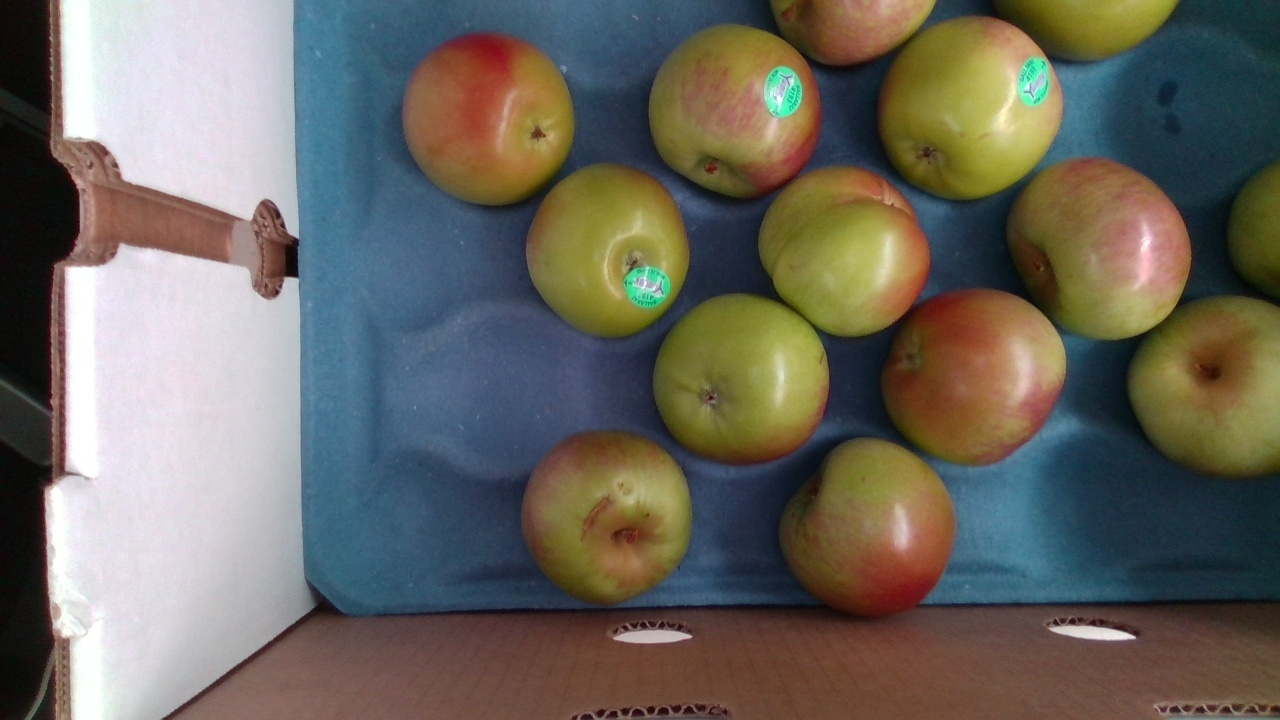
#> input picture Resources/9.png, 1280 x 720 px, found by its file name
$ python HSV_Testing.py
#> lines starting #> are read from the running program, lines starting #| are printed output that depends on the picture; after the words box and inside, x2 and y2 are one past the last pixel; in counts of white or black regions, pixels touching at a corner belong together
# https://gist.github.com/pknowledge/aa1469b7ba8cd652adb652d4359ef4f0
import cv2
import numpy as np
import os
import sys

def nothing(x):
    pass

cv2.namedWindow("Tracking")
cv2.createTrackbar("LH", "Tracking", 0, 180, nothing)
#> slider 'LH' is set to 36
cv2.createTrackbar("LS", "Tracking", 0, 255, nothing)
#> slider 'LS' is set to 51
cv2.createTrackbar("LV", "Tracking", 0, 255, nothing)
#> slider 'LV' is set to 51
cv2.createTrackbar("UH", "Tracking", 180, 180, nothing)
cv2.createTrackbar("US", "Tracking", 255, 255, nothing)
cv2.createTrackbar("UV", "Tracking", 255, 255, nothing)

while True:
    frame = cv2.imread(os.getcwd() + "/Resources/9.png")
#> frame is the input picture: shape (720, 1280, 3); mean B, G, R 95.1, 104, 107.6

    hsv = cv2.cvtColor(frame, cv2.COLOR_BGR2HSV)
#> hsv: shape (720, 1280, 3); mean H, S, V 66.4, 107.5, 123.9

    l_h = cv2.getTrackbarPos("LH", "Tracking")
    l_s = cv2.getTrackbarPos("LS", "Tracking")
    l_v = cv2.getTrackbarPos("LV", "Tracking")

    u_h = cv2.getTrackbarPos("UH", "Tracking")
    u_s = cv2.getTrackbarPos("US", "Tracking")
    u_v = cv2.getTrackbarPos("UV", "Tracking")

    l_b = np.array([l_h, l_s, l_v])
    u_b = np.array([u_h, u_s, u_v])

    mask = cv2.inRange(hsv, l_b, u_b)
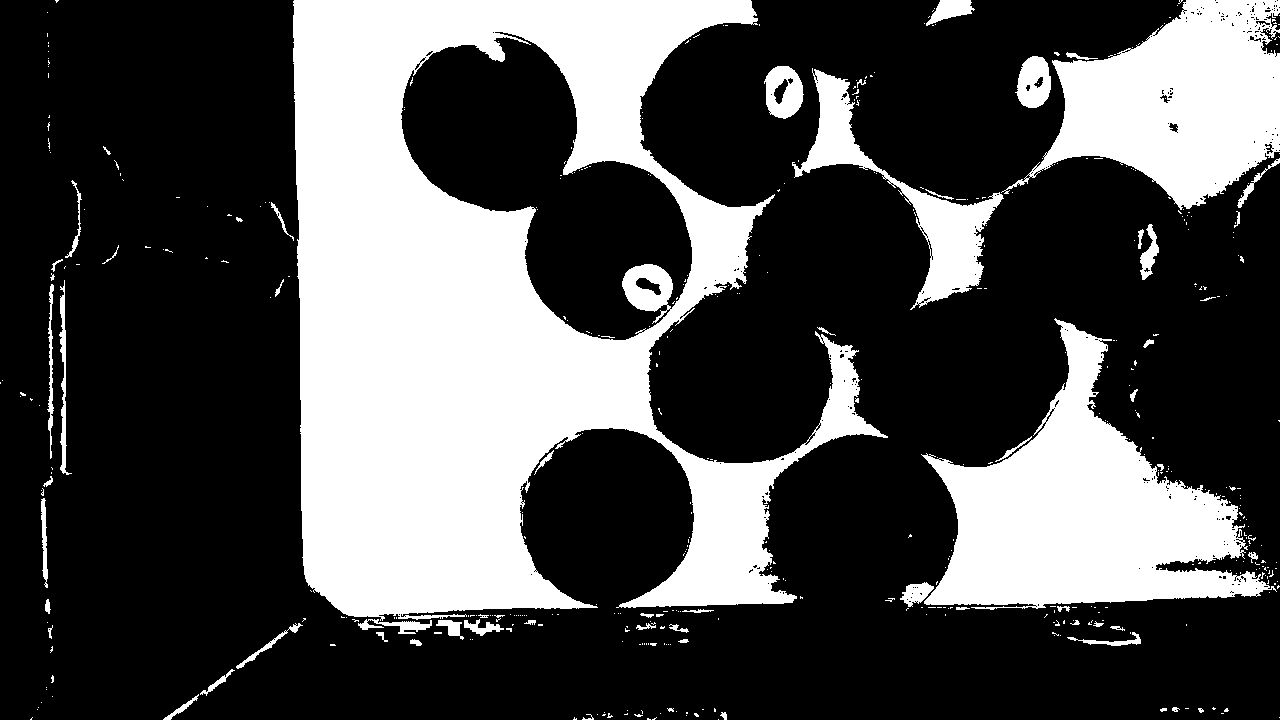
#> mask: shape (720, 1280); 30.6% white; 476 white regions (414 under 20 px), largest, box (x1, y1, x2, y2) and area: (293, 0, 888, 621) 182398, (921, 318, 1277, 610) 45626, (1001, 0, 1280, 210) 32399

    res = cv2.bitwise_and(frame, frame, mask=mask)
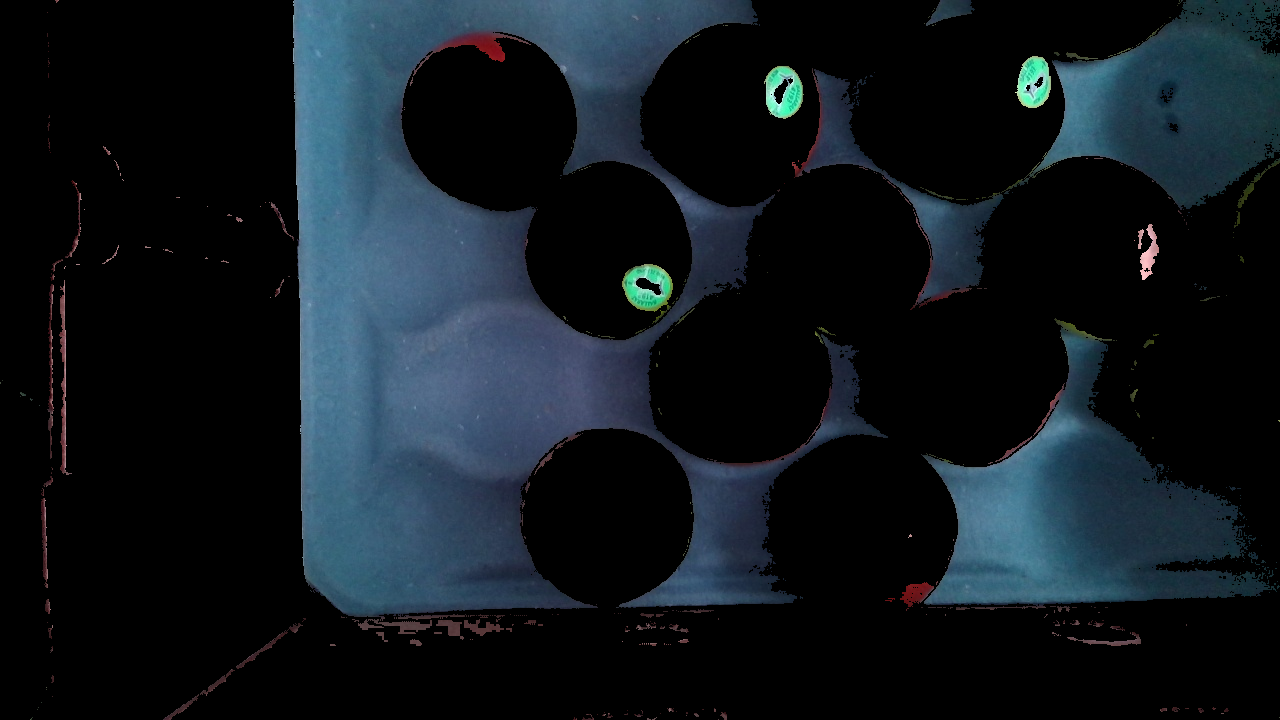
#> res: shape (720, 1280, 3); mean B, G, R 30.7, 24.6, 16.8

    cv2.imshow("frame", frame)
    cv2.imshow("mask", mask)
    cv2.imshow("res", res)

    key = cv2.waitKey(1)
#> (key Esc is pressed here)
    if key == 27:
        break

cv2.destroyAllWindows()

$ run again, with Resources/1.png copied over Resources/9.png
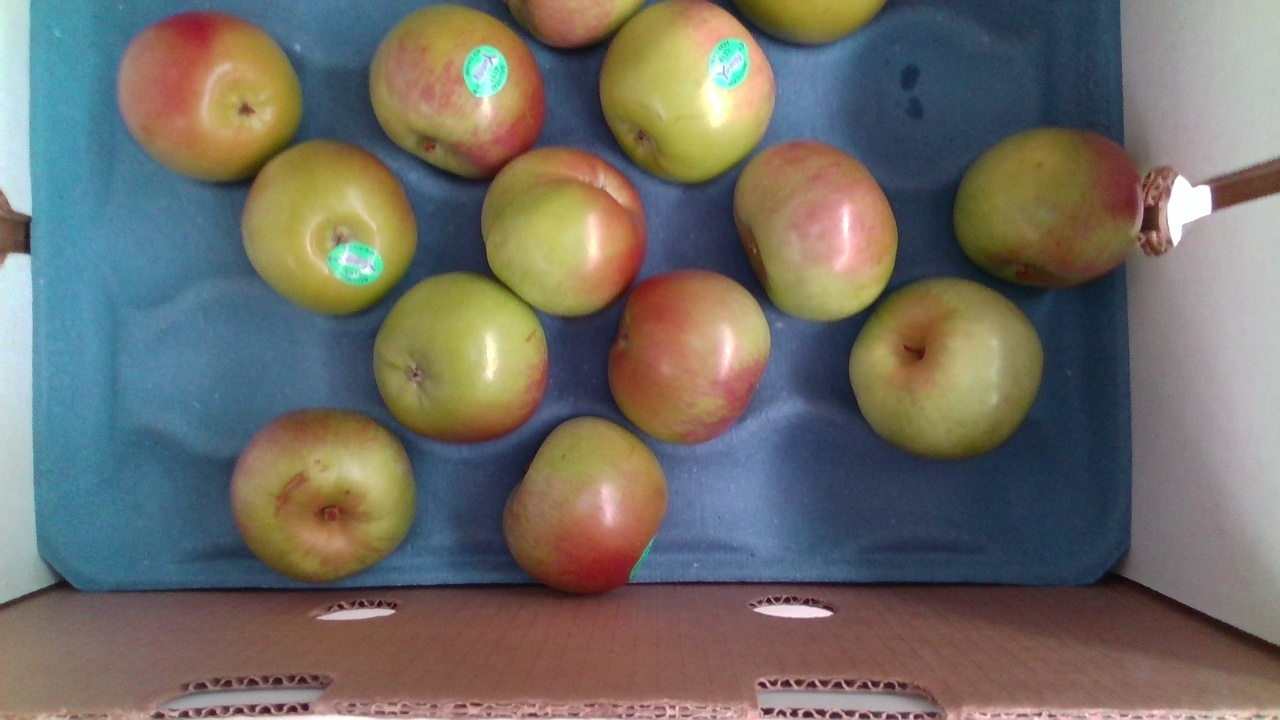
#> input picture Resources/1.png, 1280 x 720 px, found by its file name
#> frame is the input picture: shape (720, 1280, 3); mean B, G, R 102.4, 109.4, 113.2
#> hsv: shape (720, 1280, 3); mean H, S, V 66.3, 104, 134.3
#> `mask = cv2.inRange(hsv, l_b, u_b)`:
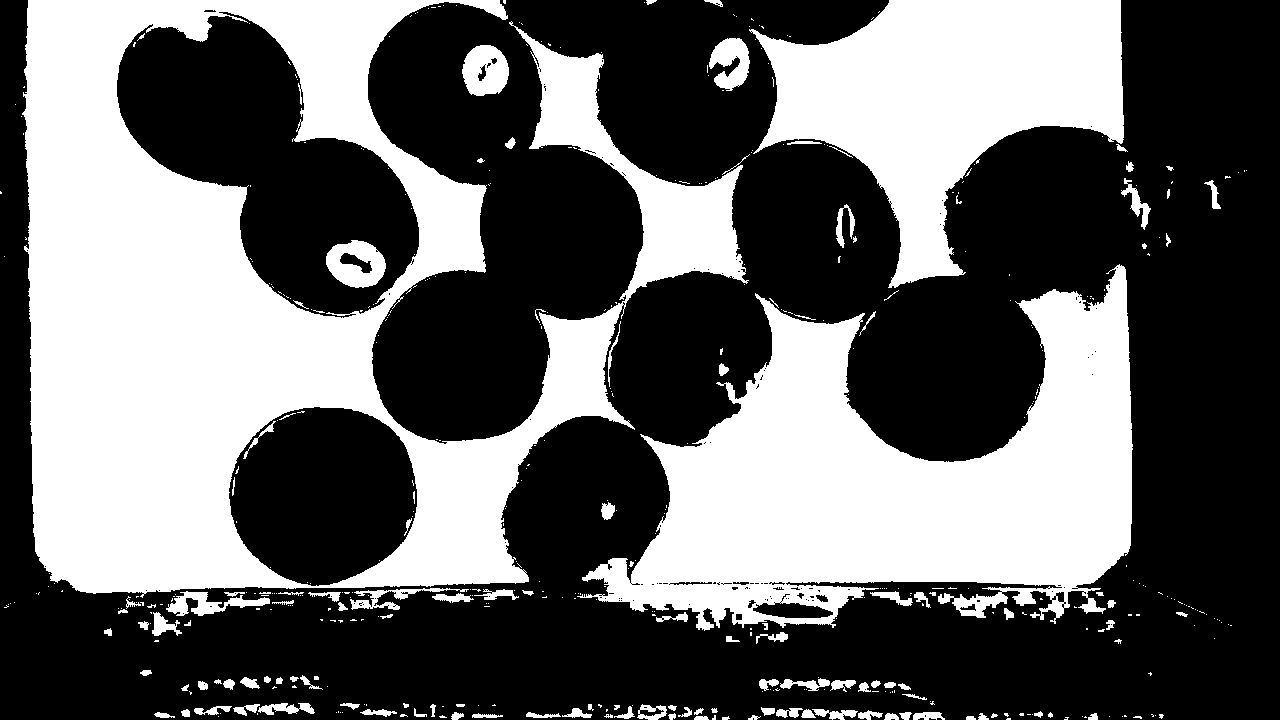
#> mask: shape (720, 1280); 39.4% white; 486 white regions (358 under 20 px), largest, box (x1, y1, x2, y2) and area: (22, 0, 749, 598) 188705, (577, 264, 1133, 631) 102223, (749, 0, 1124, 288) 54517
#> `res = cv2.bitwise_and(frame, frame, mask=mask)`:
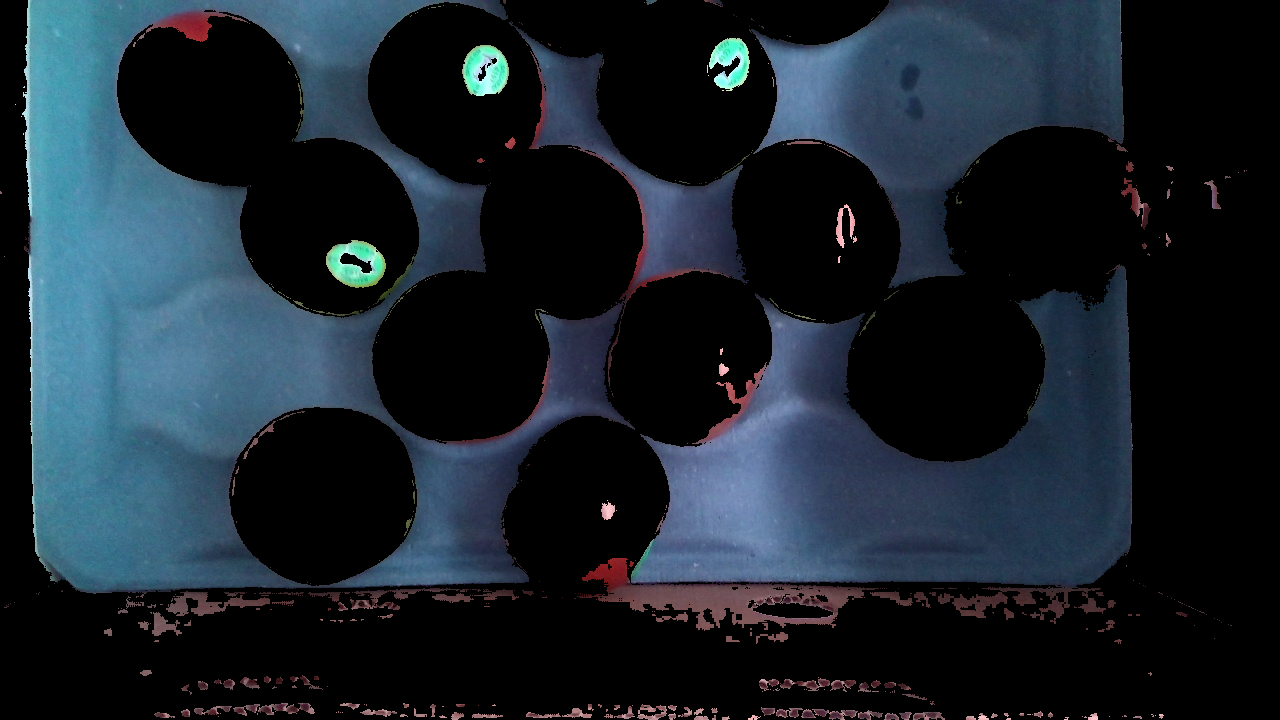
#> res: shape (720, 1280, 3); mean B, G, R 44.5, 35.6, 25.6

$ run again, with Resources/10.png copied over Resources/9.png
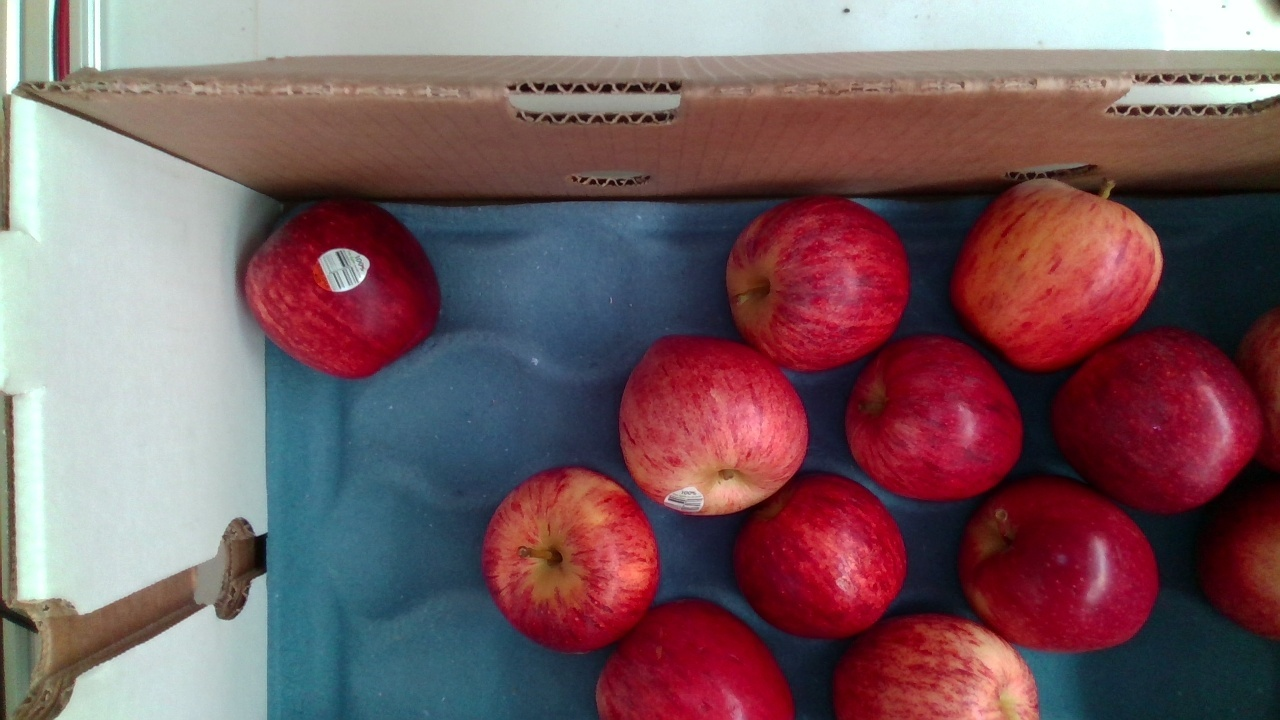
#> input picture Resources/10.png, 1280 x 720 px, found by its file name
#> frame is the input picture: shape (720, 1280, 3); mean B, G, R 97.6, 92.6, 121.9
#> hsv: shape (720, 1280, 3); mean H, S, V 92.2, 125.9, 136.5
#> `mask = cv2.inRange(hsv, l_b, u_b)`:
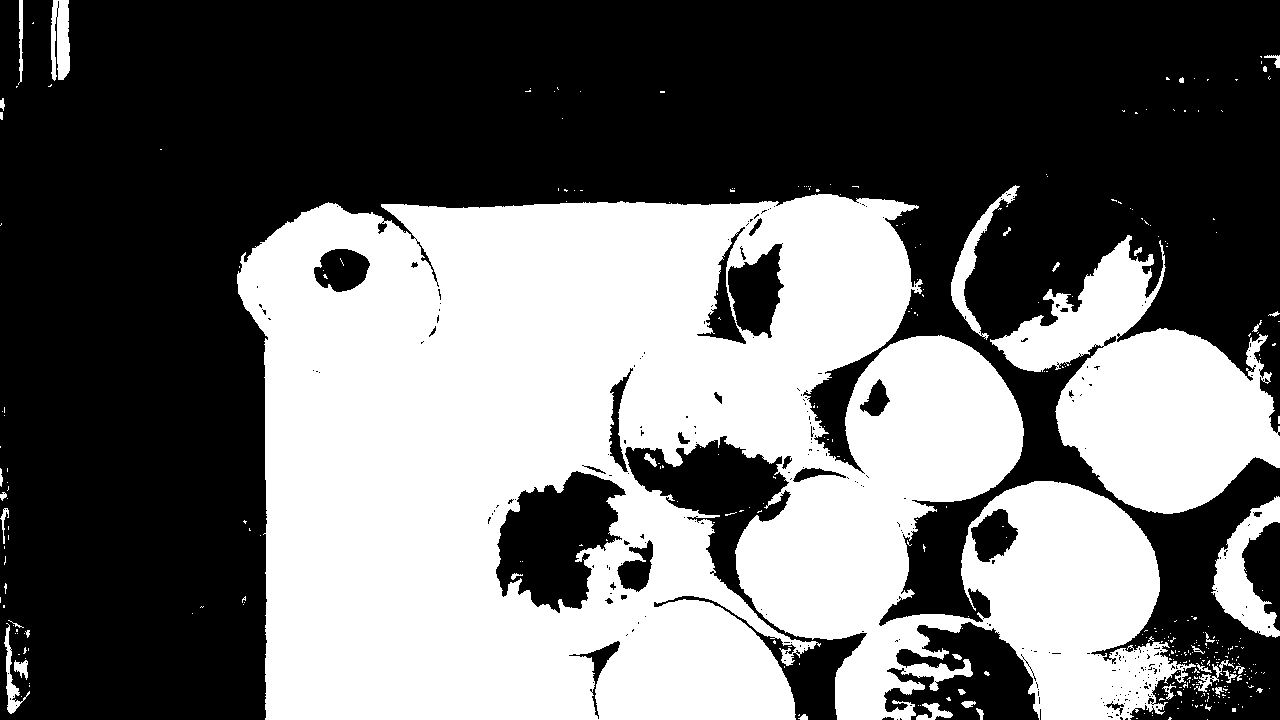
#> mask: shape (720, 1280); 42.6% white; 371 white regions (330 under 20 px), largest, box (x1, y1, x2, y2) and area: (237, 194, 1196, 720) 342469, (990, 235, 1280, 514) 38997, (1211, 496, 1280, 638) 4203
#> `res = cv2.bitwise_and(frame, frame, mask=mask)`:
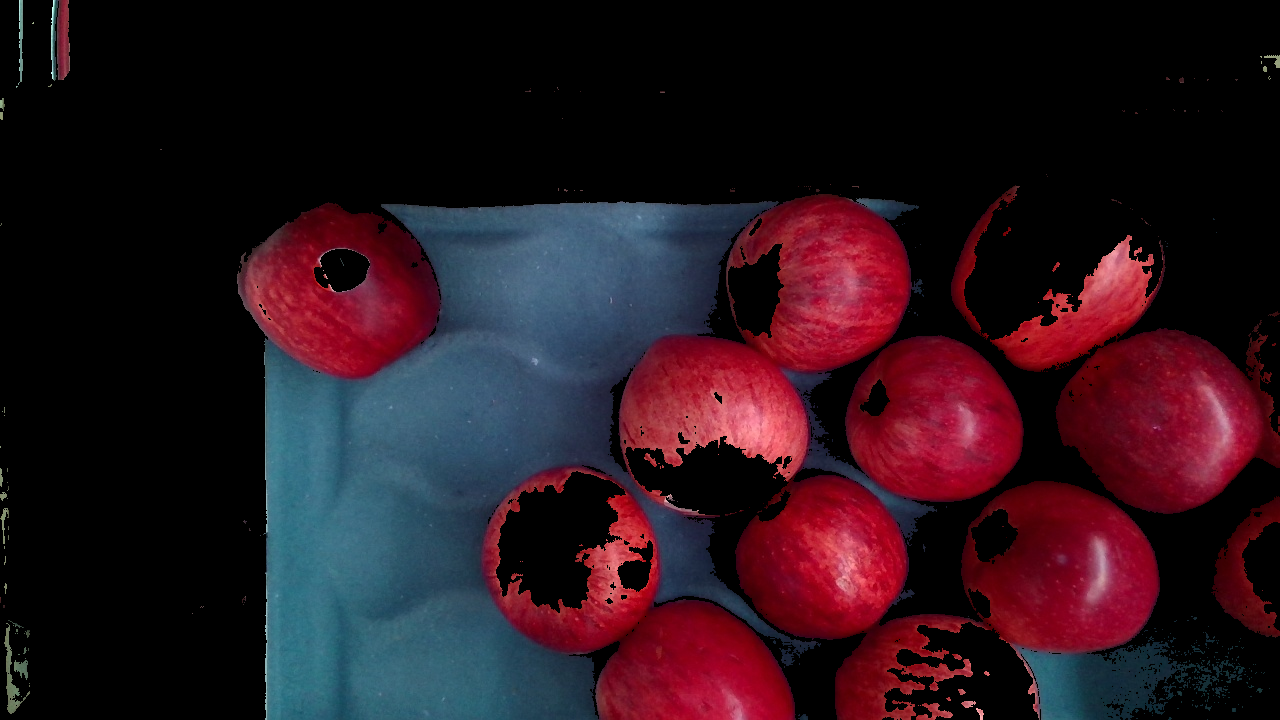
#> res: shape (720, 1280, 3); mean B, G, R 28.6, 20, 41.3
